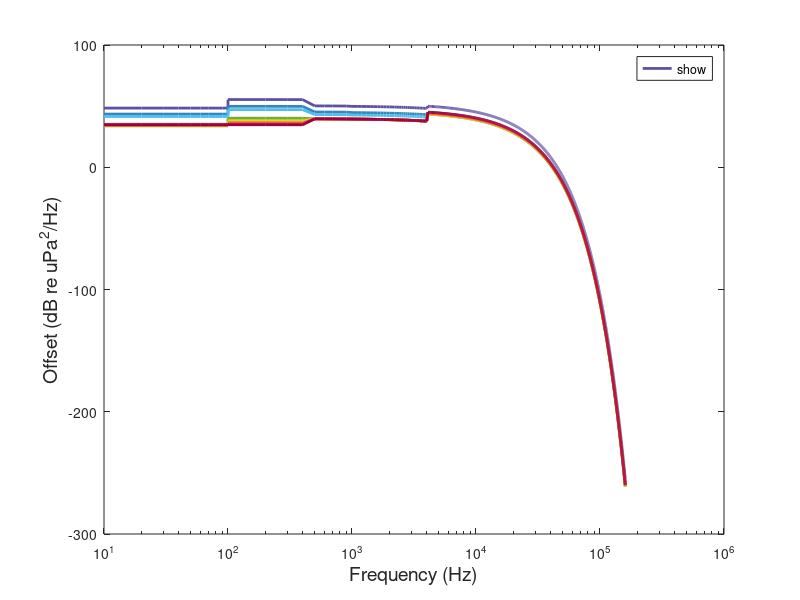
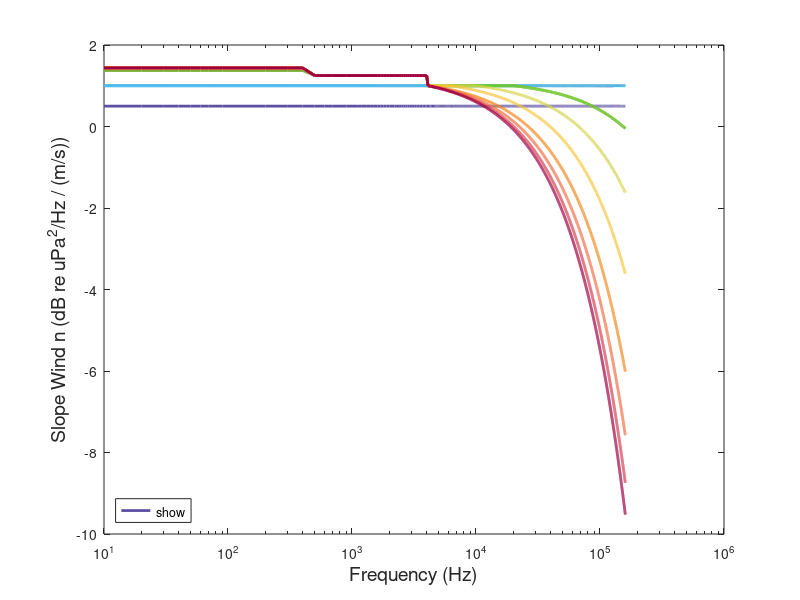
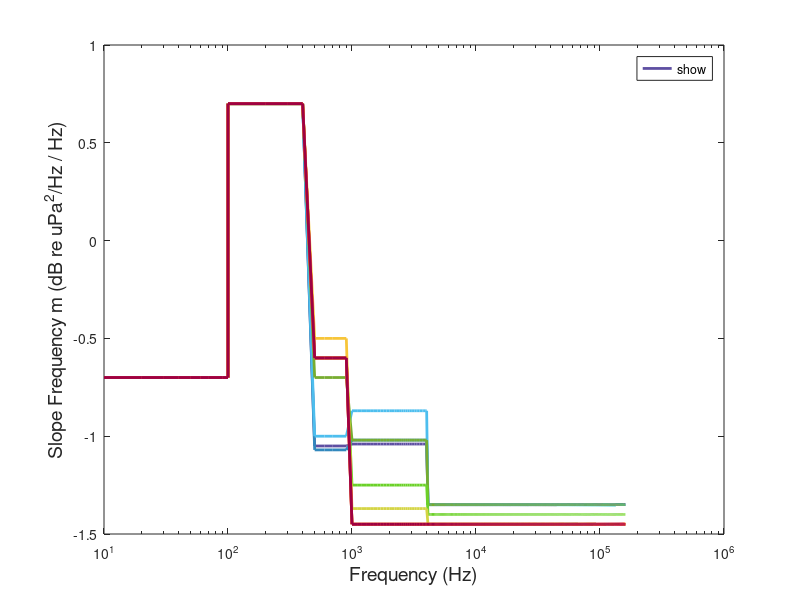
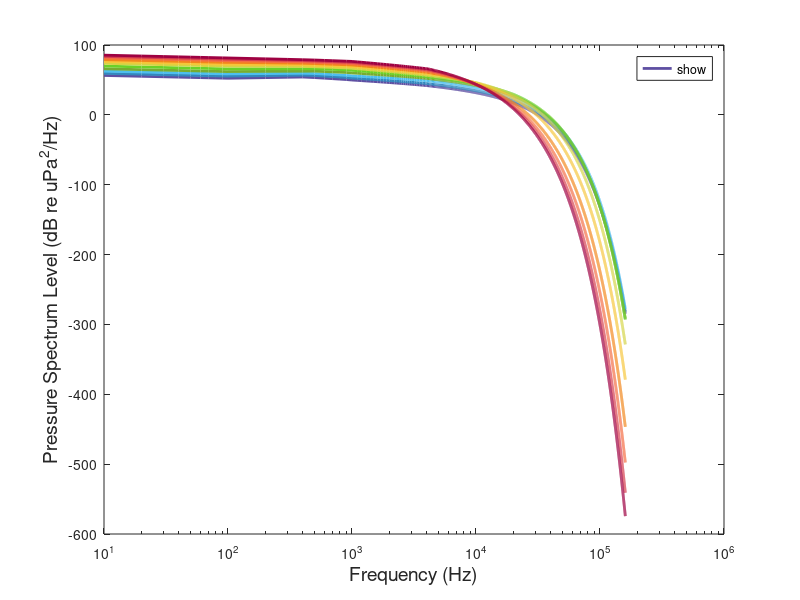

The MATLAB script that drew these images, in order: (Note: this script raises an error after producing the figures.)
%Ambient Noise Curve
%Knudsen7 extends to 20 Hz 
%knudsen6 ends at 100 Hz
%With Acknowldegement to Donald Ross and Gordon Wenz
%J Hildebrand 1-26-2008, 1-2020, 10-2020, 11-2020
%
clear all;
depth = 4000;
% knudsen5 was  % aof = 10; bof = 100; a = 0; b = 400;
aof = 5; bof = 100; a = 2; b = 400;
off = 50 + a*exp(-depth/b); % pure depth dependence
% frequency in kHz
fm = .01 : .01 : .1; % 10 Hz steps 10 Hz - 100 Hz
f = .1 : .1 : 160; % 100 Hz steps 100 Hz - 100 kHz
fp = [fm,f]; % frequency for plots
% x = 100:100000;
% y = ones(size(x));
% semilogx(x,y);
% hold on;
% grid on;
ms = [1, 2.5, 4.5, 6.7, 9.4, 12.3, 15.5, 19, 22.6, 26.5, 30.5];
lms = log10(ms);
ss = [.5, 1,2,3,4,5,6,7,8,9, 10];
beau = [1,2,3,4,5,6,7,8,9,10,11];
fWi = [100, 500, 1000, 5000, 10000, 20000, 30000, 100000];
nl = zeros(length(ms),length(f));
%color scale for plots
C = [0.368627450980392,0.309803921568627,0.635294117647059;...
    0.196078431372549,0.533333333333333,0.741176470588235;...
    0.301960784313725, 0.745098039215686, 0.933333333333333;...
    0.466666666666667, 0.674509803921569, 0.188235294117647;...
    0.419607843137255, 0.819607843137255, 0.156862745098039;...
    0.831372549019608, 0.831372549019608, 0.266666666666667;...
    0.968627450980392, 0.772549019607843, 0.223529411764706;...
    0.949019607843137, 0.525490196078431, 0.105882352941176;...
    0.956862745098039, 0.427450980392157, 0.262745098039216;...
    0.835294117647059, 0.243137254901961, 0.309803921568627;...
    0.619607843137255, 0.00392156862745098, 0.258823529411765;...
    0.498039215686275, 0.870588235294118, 0.235294117647059];
%%
% Model for Knudson curves 10 Hz - 100 Hz
n = 0.5; m= -1;  off = off -8.;
for iw = 1 % wind less than 1 m/s
    for iifm = 1:10 % freq 10-100 Hz in 10 Hz steps
        ofac = exp(-depth/bof)*aof*(12-iifm/10)/12; % depth and frequency
        nlm(iw,iifm) = ofac + off+6.4 + (n*20* log10(ms(iw))) + 4 *m* log10(fm(iifm)) ;
        osavem(iw,iifm) = ofac + off+6.4;
        nsavem(iw,iifm) = n;
        msavem(iw,iifm) = m * 7 / 10;
    end
end
n = 1; 
for iw = 2 % wind 1 - 2.5 m/s
    for iifm = 1:10 % freq 100-400 Hz
        ofac = exp(-depth/bof)*aof*(12- iifm/10)/12;
        nlm(iw,iifm) = ofac + off+1.5 + (n*20* log10(ms(iw))) + 4 *m* log10(fm(iifm)) ;
        osavem(iw,iifm) = ofac + off+1.5 ;
        nsavem(iw,iifm) = n;
        msavem(iw,iifm) = m * 7 / 10;
    end
   
end
n = 1; 
for iw = 3 % wind 2.5 - 4.5 m/s
    for iifm = 1:10 % freq 100-400 Hz
        ofac = exp(-depth/bof)*aof*(12- iifm/10)/12;
        nlm(iw,iifm) = ofac + off-0.5 + (n*20* log10(ms(iw))) + 4 *m* log10(fm(iifm)) ; 
        osavem(iw,iifm) = ofac + off-0.5 ;
        nsavem(iw,iifm) = n;
        msavem(iw,iifm) = m * 7 / 10;
    end
   
end
n = 1.25;  off = off - 10;
for iw = 4 % wind 4.5 - 6.7 m/s
    for iifm = 1:10 % 100-400 Hz
        ofac = exp(-depth/bof)*aof*(12- iifm/10)/12;
        nlm(iw,iifm) = ofac + off+3.2 + (n *22* log10(ms(iw))) +4 *m* log10(fm(iifm)) ; %m=1
        osavem(iw,iifm) = ofac + off+3.2 ;
        nsavem(iw,iifm) = n * 22 /20;
        msavem(iw,iifm) = m * 7 / 10;
    end
   
end
n=1.25;
for iw = 5 % wind 6.7 - 9.4 m/s
    for iifm = 1:10 % 100-400 Hz
        ofac = exp(-depth/bof)*aof*(12- iifm/10)/12;
        nlm(iw,iifm) = ofac + off+1.83 + (n *23* log10(ms(iw))) + 4 *m* log10(fm(iifm)) ; %m=1
        osavem(iw,iifm) = ofac + off+1.83 ;
        nsavem(iw,iifm) = n * 23 /20;
        msavem(iw,iifm) = m * 7 / 10;
    end
    
end
n=1.25; 
for iw = 6 % wind 9.4 - 12.3 m/s
    for iifm = 1:10 % 100-400 Hz
        ofac = exp(-depth/bof)*aof*(12- iifm/10)/12;
        nlm(iw,iifm) = ofac + off+2.4 + (n *23* log10(ms(iw))) + 4 *m* log10(fm(iifm)) ; %m=1
        osavem(iw,iifm) = ofac + off+2.4;
        nsavem(iw,iifm) = n* 23/20;
        msavem(iw,iifm) = m * 7 / 10;
    end
   
end
n=1.25; 
for iw = 7 % wind > than 12 m/s
    for iifm = 1:10 % 100-400 Hz
        ofac = exp(-depth/bof)*aof*(12- iifm/10)/12;
        nlm(iw,iifm) = ofac + off+2.18 + (n *23* log10(ms(iw))) + 4 *m* log10(fm(iifm)) ; %m=1
        osavem(iw,iifm) = ofac + off+2.18 ;
        nsavem(iw,iifm) = n* 23/20;
        msavem(iw,iifm) = m * 7 / 10;
    end
    
end
n=1.25; 
for iw = 8 % wind > than 12 m/s
    for iifm = 1:10 % 100-400 Hz
        ofac = exp(-depth/bof)*aof*(12- iifm/10)/12;
        nlm(iw,iifm) = ofac + off+2.27 + (n *23* log10(ms(iw))) + 4 *m* log10(fm(iifm)) ; %m=1
        osavem(iw,iifm) = ofac + off+2.27 ;
        nsavem(iw,iifm) = n* 23/20;
        msavem(iw,iifm) = m * 7 / 10;
    end
   
end
n=1.25; 
for iw = 9 % wind > than 12 m/s
    for iifm = 1:10 % 100-400 Hz
        ofac = exp(-depth/bof)*aof*(12- iifm/10)/12;
        nlm(iw,iifm) = ofac + off+2.54 + (n *23* log10(ms(iw))) + 4 *m* log10(fm(iifm)) ; %m=1
        osavem(iw,iifm) = ofac + off+2.54 ;
        nsavem(iw,iifm) = n * 23/20;
        msavem(iw,iifm) = m * 7 / 10;
    end
   
end
n=1.25; 
for iw = 10 % wind > than 12 m/s
    for iifm = 1:10 % 100-400 Hz
        ofac = exp(-depth/bof)*aof*(12- iifm/10)/12;
        nlm(iw,iifm) = ofac + off+2.72 + (n *23* log10(ms(iw))) + 4 *m* log10(fm(iifm)) ; %m=1
        osavem(iw,iifm) = ofac + off+2.72 ;
        nsavem(iw,iifm) = n * 23/20;
        msavem(iw,iifm) = m * 7 / 10;
    end
    
end
n=1.25; 
for iw = 11 % wind > than 12 m/s
    for iifm = 1:10 % 100-400 Hz
        ofac = exp(-depth/bof)*aof*(12-iifm/10)/12;
        nlm(iw,iifm) = ofac + off+2.8 + (n *23* log10(ms(iw))) + 4 *m* log10(fm(iifm)) ; %m=1
        osavem(iw,iifm) = ofac + off+2.8 ;
        nsavem(iw,iifm) = n * 23/20;
        msavem(iw,iifm) = m * 7 / 10;
    end
end
%%
% Model for Knudson curves 100 Hz - 100 kHz
n = 0.5; m= 1;  off = off +18.;
for iw = 1 % wind less than 1 m/s
    for iif = 1:4 % freq 100-400 Hz
        ofac = exp(-depth/bof)*aof*(12-iif)/12; % depth and frequency
        nl(iw,iif) = ofac + off+5.4 + (n*20* log10(ms(iw))) + 3 *m* log10(f(iif)) ; 
        osave(iw,iif+iifm) = ofac + off+5.4;
        nsave(iw,iif+iifm) = n;
        msave(iw,iif+iifm) = m * 7 / 10;
    end
    for iif = 5:9 % 500-900 Hz
        ofac = exp(-depth/bof)*aof*(12-iif)/12;
        nl(iw,iif) = ofac + off+0.3 + (n*20* log10(ms(iw))) -  10.5*m* log10(f(iif)) ; %9.5
        osave(iw,iif+iifm) = ofac + off+0.3;
        nsave(iw,iif+iifm) = n;
        msave(iw,iif+iifm) = - m * 10.5 / 10;
    end
    for iif = 10:40 %  1000 Hz - 4000 Hz
        if iif < 13
            ofac = exp(-depth/bof)*aof*(12-iif)/12;
        end
        nl(iw,iif) = ofac+ off+0.1 + (n*20* log10(ms(iw))) - 10.4 *m* log10(f(iif)) ; %m = 1.6
        osave(iw,iif+iifm) = ofac + off+0.1;
        nsave(iw,iif+iifm) = n;
        msave(iw,iif+iifm) = - m * 10.4 / 10;
    end
    for iif = 41:100 %  4100 Hz - 10000 Hz
        nl(iw,iif) = off+2 + (n*20* log10(ms(iw))) - 13.5 *m* log10(f(iif)) ; %m = 1.6
        osave(iw,iif+iifm) = off+2;
        nsave(iw,iif+iifm) = n;
        msave(iw,iif+iifm) = - m * 13.5 / 10;
    end
    for iif = 101:length(f) % > 10000 Hz
        nl(iw,iif) = off+2 + (n*20* log10(ms(iw))) - 13.5 *m* log10(f(iif)) ; %m = 1.6
        osave(iw,iif+iifm) = off+2;
        nsave(iw,iif+iifm) = n;
        msave(iw,iif+iifm) = - m * 13.5 / 10;
    end
end
n = 1; m= 1; 
for iw = 2 % wind 1 - 2.5 m/s
    for iif = 1:4 % freq 100-400 Hz
        ofac = exp(-depth/bof)*aof*(12-iif)/12;
        nl(iw,iif) = ofac + off-0.14 + (n*20* log10(ms(iw))) + 2.3 *m* log10(f(iif)) ; 
        osave(iw,iif+iifm) = ofac + off-0.14 ;
        nsave(iw,iif+iifm) = n;
        msave(iw,iif+iifm) = m * 7 / 10;
    end
    for iif = 5:9 % 500-900 Hz
        ofac = exp(-depth/bof)*aof*(12-iif)/12;
        nl(iw,iif) = ofac + off-4.7 + (n*20* log10(ms(iw))) - 10.7*m* log10(f(iif)) ;%11.5
        osave(iw,iif+iifm) = ofac + off - 4.7 ;
        nsave(iw,iif+iifm) = n;
        msave(iw,iif+iifm) = - m * 10.7 / 10;
    end
    for iif = 10:40 %  1000 Hz - 4000 Hz
        if iif < 13
            ofac = exp(-depth/bof)*aof*(12-iif)/12;
        end
        nl(iw,iif) = ofac +off-5 + (n*20* log10(ms(iw))) - 10.2 *m* log10(f(iif)) ; %m = 1.6
        osave(iw,iif+iifm) = ofac + off-5 ;
        nsave(iw,iif+iifm) = n;
        msave(iw,iif+iifm) = - m * 10.2 / 10;
    end
    for iif = 41:100 %  4100 Hz - 10000 Hz
        nl(iw,iif) = off-3 + (n*20* log10(ms(iw))) - 13.5 *m* log10(f(iif)) ; %m = 1.6
        osave(iw,iif+iifm) = off-3 ;
        nsave(iw,iif+iifm) = n;
        msave(iw,iif+iifm) = - m * 13.5 / 10;
    end
    for iif = 101:length(f) % > 10000 Hz
        nl(iw,iif) = off-3 + (n*20* log10(ms(iw))) - 13.5 *m* log10(f(iif)) ; %m = 1.6
        osave(iw,iif+iifm) = off-3 ;
        nsave(iw,iif+iifm) = n;
        msave(iw,iif+iifm) = - m * 13.5 / 10;
    end
end
n = 1; m= 1; 
for iw = 3 % wind 2.5 - 4.5 m/s
    for iif = 1:4 % freq 100-400 Hz
        ofac = exp(-depth/bof)*aof*(12-iif)/12;
        nl(iw,iif) = ofac + off-2.81 + (n*20* log10(ms(iw))) + 1.6 *m* log10(f(iif)) ; 
                osave(iw,iif+iifm) = ofac + off-2.81 ;
        nsave(iw,iif+iifm) = n;
        msave(iw,iif+iifm) = m * 7 / 10;
    end
    for iif = 5:9 % 500-900 Hz
        ofac = exp(-depth/bof)*aof*(12-iif)/12;
        nl(iw,iif) = ofac + off-6.8 + (n*20* log10(ms(iw))) - 10*m* log10(f(iif)) ;%9.3
        osave(iw,iif+iifm) = ofac + off-6.8 ;
        nsave(iw,iif+iifm) = n;
        msave(iw,iif+iifm) = - m * 10 / 10;
    end
    for iif = 10:40 %  1000 Hz - 4000 Hz
        if iif < 13
            ofac = exp(-depth/bof)*aof*(12-iif)/12;
        end
        nl(iw,iif) = ofac +off-7 + (n*20* log10(ms(iw))) - 8.7 *m* log10(f(iif)) ; %m = 1.6
        osave(iw,iif+iifm) = ofac + off-7 ;
        nsave(iw,iif+iifm) = n;
        msave(iw,iif+iifm) = - m * 8.7 / 10;
    end
    for iif = 41:100 %  4100 Hz - 10000 Hz
        nl(iw,iif) = off-4 + (n*20* log10(ms(iw))) - 13.5 *m* log10(f(iif)) ; %m = 1.6
        osave(iw,iif+iifm) = off-4 ;
        nsave(iw,iif+iifm) = n;
        msave(iw,iif+iifm) = - m * 13.5 / 10;
    end
    for iif = 101:length(f) % > 10000 Hz
        nl(iw,iif) = off-4. + (n*20* log10(ms(iw))) - 13.5 *m* log10(f(iif)) ; %m = 1.6
        osave(iw,iif+iifm) = off-4 ;
        nsave(iw,iif+iifm) = n;
        msave(iw,iif+iifm) = - m * 13.5 / 10;
    end
end
n = 1.25; m= 1; off = off - 10;
for iw = 4 % wind 4.5 - 6.7 m/s
    for iif = 1:4 % 100-400 Hz
        ofac = exp(-depth/bof)*aof*(12-iif)/12;
        nl(iw,iif) = ofac + off+0.18 + (n *22* log10(ms(iw))) + 0.9 *m* log10(f(iif)) ; %m=1
        osave(iw,iif+iifm) = ofac + off+0.18 ;
        nsave(iw,iif+iifm) = n * 22 /20;
        msave(iw,iif+iifm) = m * 7 / 10;
    end
    for iif = 5:9 % 500-900 Hz
        ofac = exp(-depth/bof)*aof*(12-iif)/12;
        nl(iw,iif) = ofac + off-0.1 + (n *20* log10(ms(iw))) -  7*m* log10(f(iif)) ;%7.5
        osave(iw,iif+iifm) = ofac + off-0.1 ;
        nsave(iw,iif+iifm) = n;
        msave(iw,iif+iifm) = - m * 7 / 10;
    end
    for iif = 10:40 % 1000 Hz - 4000 Hz
        if iif < 13
            ofac = exp(-depth/bof)*aof*(12-iif)/12;
        end
        nl(iw,iif) = ofac +off-0.4 + (n *20* log10(ms(iw))) - 10.2 *m* log10(f(iif)) ; %m = 1.6
        osave(iw,iif+iifm) = ofac + off-0.4 ;
        nsave(iw,iif+iifm) = n;
        msave(iw,iif+iifm) = - m * 10.2 / 10;
    end
    n = 1.0;
    for iif = 41:200 % 4100 Hz - 20000 Hz
        nl(iw,iif) = off+5.75 + (n *20* log10(ms(iw))) - 13.5 *m* log10(f(iif)) ; %m = 1.6
        osave(iw,iif+iifm) = off+5.75 ;
        nsave(iw,iif+iifm) = n;
        msave(iw,iif+iifm) = - m * 13.5 / 10;
    end
    for iif = 201:length(f) % 20000 Hz - 100000 Hz
        nfac = (depth/1000+ 0.04*exp(-depth/400))*0.3*n*(iif-201)/length(f);
        nl(iw,iif) = off+5.7 + ((n - nfac) *20* log10(ms(iw))) - 13.5 *m* log10(f(iif));%m = 1.6
        osave(iw,iif+iifm) = off+5.7 ;
        nsave(iw,iif+iifm) = n-nfac;
        msave(iw,iif+iifm) = - m * 13.5 / 10;
    end
end
n=1.25; m= 1; 
for iw = 5 % wind 6.7 - 9.4 m/s
    for iif = 1:4 % 100-400 Hz
        ofac = exp(-depth/bof)*aof*(12-iif)/12;
        nl(iw,iif) = ofac + off-1.9 + (n *23* log10(ms(iw))) + 0.2 *m* log10(f(iif)) ; %m=1
        osave(iw,iif+iifm) = ofac + off-1.9 ;
        nsave(iw,iif+iifm) = n * 23 /20;
        msave(iw,iif+iifm) = m * 7 / 10;
    end
    for iif = 5:9 % 500-900 Hz
        ofac = exp(-depth/bof)*aof*(12-iif)/12;
        nl(iw,iif) = ofac + off+0 + (n *20* log10(ms(iw))) - 6*m* log10(f(iif)) ;%5
        osave(iw,iif+iifm) = ofac + off ;
        nsave(iw,iif+iifm) = n;
        msave(iw,iif+iifm) = - m * 6 / 10;
    end
    for iif = 10:40 % 1000 Hz - 4000 Hz
        if iif < 13
            ofac = exp(-depth/bof)*aof*(12-iif)/12;
        end
        nl(iw,iif) = ofac +off-0.3 + (n *20* log10(ms(iw))) - 12.5 *m* log10(f(iif)) ; %m = 1.6
        osave(iw,iif+iifm) = ofac + off-0.3 ;
        nsave(iw,iif+iifm) = n;
        msave(iw,iif+iifm) = - m * 12.5 / 10;
    end
    n = 1.0;
    for iif = 41:200 % 4100 Hz - 20000 Hz
        nl(iw,iif) = off+5.5 + (n *20* log10(ms(iw))) - 14 *m* log10(f(iif)) ; %m = 1.6
        osave(iw,iif+iifm) = off+5.5 ;
        nsave(iw,iif+iifm) = n;
        msave(iw,iif+iifm) = - m * 14 / 10;
    end
    for iif = 201:length(f) % 20000 Hz - 100000 Hz
        nfac = (depth/1000+ 0.08*exp(-depth/400))*0.3*n*(iif-201)/length(f);
        nl(iw,iif) = off+5.5 + ((n - nfac) *20* log10(ms(iw))) - 14 *m* log10(f(iif));%m = 1.6
        osave(iw,iif+iifm) = off+5.5 ;
        nsave(iw,iif+iifm) = n-nfac;
        msave(iw,iif+iifm) = - m * 14 / 10;
    end
end
n=1.25; m= 1; 
for iw = 6 % wind 9.4 - 12.3 m/s
    for iif = 1:4 % 100-400 Hz
        ofac = exp(-depth/bof)*aof*(12-iif)/12;
        nl(iw,iif) = ofac + off-2.10 + (n *23* log10(ms(iw))) - 0.5 *m* log10(f(iif)) ; %m=1
        osave(iw,iif+iifm) = ofac + off-2.10;
        nsave(iw,iif+iifm) = n* 23/20;
        msave(iw,iif+iifm) = m * 7 / 10;
    end
    for iif = 5:9 % 500-900 Hz
        ofac = exp(-depth/bof)*aof*(12-iif)/12;
        nl(iw,iif) = ofac + off-0.12 + (n *20* log10(ms(iw))) - 6*m* log10(f(iif)) ;
        osave(iw,iif+iifm) = ofac + off-0.12 ;
        nsave(iw,iif+iifm) = n;
        msave(iw,iif+iifm) = - m * 6 / 10;
    end
    for iif = 10:40 % 1000 Hz - 4000 Hz
        if iif < 13
            ofac = exp(-depth/bof)*aof*(12-iif)/12;
        end
        nl(iw,iif) = ofac +off-0.3 + (n *20* log10(ms(iw))) - 13.7 *m* log10(f(iif)) ; %m = 1.6
        osave(iw,iif+iifm) = ofac + off-0.3 ;
        nsave(iw,iif+iifm) = n;
        msave(iw,iif+iifm) = - m * 13.7 / 10;
    end
    n = 1.0;
    for iif = 41:100 % 4100 Hz - 10000 Hz
        nl(iw,iif) = off+5.6 + (n *20* log10(ms(iw))) - 14.5 *m* log10(f(iif)) ; %m = 1.6
        osave(iw,iif+iifm) =  off+5.6 ;
        nsave(iw,iif+iifm) = n;
        msave(iw,iif+iifm) = - m * 14.5 / 10;
    end
    for iif = 101:length(f) % 10000 Hz - 100000 Hz
        nfac = (depth/1000+ 0.17*exp(-depth/400))*0.7*n*(iif-101)/length(f);
        nl(iw,iif) = off+5.65 + ((n - nfac) *20* log10(ms(iw))) - 14.5 *m* log10(f(iif)); %m = 1.6
        osave(iw,iif+iifm) = off+5.65 ;
        nsave(iw,iif+iifm) = n-nfac;
        msave(iw,iif+iifm) = - m * 14.5 / 10;
        %  no wind dependence > 10 kHz for > 15 m/s
    end
end
n=1.25; m= 1; 
for iw = 7 % wind > than 12 m/s
    for iif = 1:4 % 100-400 Hz
        ofac = exp(-depth/bof)*aof*(12-iif)/12;
        nl(iw,iif) = ofac + off-3.02 + (n *23* log10(ms(iw))) - 1.2 *m* log10(f(iif)) ; %m=1
        osave(iw,iif+iifm) = ofac + off-3.02 ;
        nsave(iw,iif+iifm) = n* 23/20;
        msave(iw,iif+iifm) = m * 7 / 10;
    end
    for iif = 5:9 % 500-900 Hz
        ofac = exp(-depth/bof)*aof*(12-iif)/12;
        nl(iw,iif) = ofac + off-.3 + (n *20* log10(ms(iw))) - 5*m* log10(f(iif)) ;
        osave(iw,iif+iifm) = ofac + off-0.3 ;
        nsave(iw,iif+iifm) = n;
        msave(iw,iif+iifm) = - m * 5 / 10;
    end
    for iif = 10:40 % 1000 Hz - 4000 Hz
        if iif < 13
            ofac = exp(-depth/bof)*aof*(12-iif)/12;
        end
        nl(iw,iif) = ofac +off-.3 + (n *20* log10(ms(iw))) - 14.5 *m* log10(f(iif)) ; %m = 1.6
        osave(iw,iif+iifm) = ofac + off-0.3 ;
        nsave(iw,iif+iifm) = n;
        msave(iw,iif+iifm) = - m * 14.5 / 10;
    end
    n = 1.0;
    for iif = 41:61 % 4100 Hz - 6000 Hz
        nl(iw,iif) = off+5.75 + (n *20* log10(ms(iw))) - 14.5 *m* log10(f(iif)) ; %m = 1.6
        osave(iw,iif+iifm) = off+5.75 ;
        nsave(iw,iif+iifm) = n;
        msave(iw,iif+iifm) = - m * 14.5 / 10;
    end
    for iif = 62:length(f) % 6000 Hz - 100000 Hz
        nfac(iif) = (depth/1000+ 0.24*exp(-depth/400))*1.2*n*(iif-62)/(length(f));
        nl(iw,iif) = off+5.85 + ((n - nfac(iif)) *20* log10(ms(iw))) - 14.5 *m* log10(f(iif)) ; %m = 1.6
        osave(iw,iif+iifm) = off+5.85 ;
        nsave(iw,iif+iifm) = n-nfac(iif);
        msave(iw,iif+iifm) = - m * 14.5 / 10;
    end
end
n=1.25; m= 1; 
for iw = 8 % wind > than 12 m/s
    for iif = 1:4 % 100-400 Hz
        ofac = exp(-depth/bof)*aof*(12-iif)/12;
        nl(iw,iif) = ofac + off-3.54 + (n *23* log10(ms(iw))) - 1.9 *m* log10(f(iif)) ; %m=1
        osave(iw,iif+iifm) = ofac + off-3.54 ;
        nsave(iw,iif+iifm) = n* 23/20;
        msave(iw,iif+iifm) = m * 7 / 10;
    end
    for iif = 5:9 % 500-900 Hz
        ofac = exp(-depth/bof)*aof*(12-iif)/12;
        nl(iw,iif) = ofac + off-.3 + (n *20* log10(ms(iw))) - 6*m * log10(f(iif)) ;
        osave(iw,iif+iifm) = ofac + off-0.3 ;
        nsave(iw,iif+iifm) = n;
        msave(iw,iif+iifm) = - m * 6 / 10;
    end
    for iif = 10:40 % 1000 Hz - 4000 Hz
        if iif < 13
            ofac = exp(-depth/bof)*aof*(12-iif)/12;
        end
        nl(iw,iif) = ofac +off-.3 + (n *20* log10(ms(iw))) - 14.5 *m* log10(f(iif)) ; %m = 1.6
        osave(iw,iif+iifm) = ofac + off-0.3 ;
        nsave(iw,iif+iifm) = n;
        msave(iw,iif+iifm) = - m * 14.5 / 10;
    end
    n = 1.0;
    for iif = 41:length(f) % 4100 Hz - 100000 Hz
        nfac(iif) = (0.6*exp(-depth/400) + depth/1000)*1.8*n*(iif-41)/(length(f));
        nl(iw,iif) = off+6.1 + ((n - nfac(iif)) *20* log10(ms(iw))) - 14.5 *m* log10(f(iif)) ; %m = 1.6
        osave(iw,iif+iifm) =  off+6.1 ;
        nsave(iw,iif+iifm) = n - nfac(iif);
        msave(iw,iif+iifm) = - m * 14.5 / 10;
        %  no wind dependence > 10 kHz for > 15 m/s
    end
end
n=1.25; m= 1; 
for iw = 9 % wind > than 12 m/s
    for iif = 1:4 % 100-400 Hz
        ofac = exp(-depth/bof)*aof*(12-iif)/12;
        nl(iw,iif) = ofac + off-4.06 + (n *23* log10(ms(iw))) - 2.6 *m* log10(f(iif)) ; %m=1
        osave(iw,iif+iifm) = ofac + off-4.06 ;
        nsave(iw,iif+iifm) = n * 23/20;
        msave(iw,iif+iifm) = m * 7 / 10;
    end
    for iif = 5:9 % 500-900 Hz
        ofac = exp(-depth/bof)*aof*(12-iif)/12;
        nl(iw,iif) = ofac + off-.3 + (n *20* log10(ms(iw))) - 6*m* log10(f(iif)) ;
        osave(iw,iif+iifm) = ofac + off-0.3 ;
        nsave(iw,iif+iifm) = n;
        msave(iw,iif+iifm) = - m * 6 / 10;
    end
    for iif = 10:40 % 1000 Hz - 4000 Hz
        if iif < 13
            ofac = exp(-depth/bof)*aof*(12-iif)/12;
        end
        nl(iw,iif) = ofac +off-.3 + (n *20* log10(ms(iw))) - 14.5 *m* log10(f(iif)) ; %m = 1.6
        osave(iw,iif+iifm) = ofac + off-0.3 ;
        nsave(iw,iif+iifm) = n;
        msave(iw,iif+iifm) = - m * 14.5 / 10;
    end
    n= 1.0;
    for iif = 41:length(f) % 4100 Hz - 100000 Hz
        nfac(iif) = (depth/1000+ 1*exp(-depth/400))*2.2*n*(iif-41)/(length(f));
        nl(iw,iif) = off+6.4 + ((n - nfac(iif)) *20* log10(ms(iw))) - 14.5 *m* log10(f(iif)) ; %m = 1.6
        osave(iw,iif+iifm) = off+6.4 ;
        nsave(iw,iif+iifm) = n - nfac(iif);
        msave(iw,iif+iifm) = - m * 14.5 / 10;
        %  no wind dependence > 10 kHz for > 15 m/s
    end
end
n=1.25; m= 1; 
for iw = 10 % wind > than 12 m/s
    for iif = 1:4 % 100-400 Hz
        ofac = exp(-depth/bof)*aof*(12-iif)/12;
        nl(iw,iif) = ofac + off-4.58 + (n *23* log10(ms(iw))) - 3.3 *m* log10(f(iif)) ; %m=1
        osave(iw,iif+iifm) = ofac + off-4.58 ;
        nsave(iw,iif+iifm) = n * 23/20;
        msave(iw,iif+iifm) = m * 7 / 10;
    end
    for iif = 5:9 % 500-900 Hz
        ofac = exp(-depth/bof)*aof*(12-iif)/12;
        nl(iw,iif) = ofac + off-.3 + (n *20* log10(ms(iw))) - 6*m* log10(f(iif)) ;
        osave(iw,iif+iifm) = ofac + off-0.3 ;
        nsave(iw,iif+iifm) = n;
        msave(iw,iif+iifm) = - m * 6 / 10;
    end
    for iif = 10:40 % 1000 Hz - 4000 Hz
        if iif < 13
            ofac = exp(-depth/bof)*aof*(12-iif)/12;
        end
        nl(iw,iif) = ofac +off-.3 + (n *20* log10(ms(iw))) - 14.5 *m* log10(f(iif)) ; %m = 1.6
        osave(iw,iif+iifm) = ofac + off-0.3 ;
        nsave(iw,iif+iifm) = n;
        msave(iw,iif+iifm) = - m * 14.5 / 10;
    end
    n=1.0;
    for iif = 41:length(f) % 4100 Hz - 100000 Hz
        nfac(iif) = (depth/1000+ 1.6*exp(-depth/400))*2.5*n*(iif-41)/(length(f));
        nl(iw,iif) = off+6.85 + ((n - nfac(iif)) *20* log10(ms(iw))) - 14.5 *m* log10(f(iif)) ; %m = 1.6
        osave(iw,iif+iifm) = off+6.85 ;
        nsave(iw,iif+iifm) = n - nfac(iif);
        msave(iw,iif+iifm) = - m * 14.5 / 10;
        %  no wind dependence > 10 kHz for > 15 m/s
    end
end
n=1.25; m= 1; 
for iw = 11 % wind > than 12 m/s
    for iif = 1:4 % 100-400 Hz
        ofac = exp(-depth/bof)*aof*(12-iif)/12;
        nl(iw,iif) = ofac + off-5.2 + (n *23* log10(ms(iw)))  - 4 *m* log10(f(iif)) ; %m=1
        osave(iw,iif+iifm) = ofac + off-5.2 ;
        nsave(iw,iif+iifm) = n * 23/20;
        msave(iw,iif+iifm) = m * 7 / 10;
    end
    for iif = 5:9 % 500-900 Hz
        ofac = exp(-depth/bof)*aof*(12-iif)/12;
        nl(iw,iif) = ofac + off-.3 + (n *20* log10(ms(iw))) - 6*m* log10(f(iif)) ;
        osave(iw,iif+iifm) = ofac + off-0.3 ;
        nsave(iw,iif+iifm) = n;
        msave(iw,iif+iifm) = - m * 6 / 10;
    end
    for iif = 10:40 % 1000 Hz - 4000 Hz
        if iif < 13
            ofac = exp(-depth/bof)*aof*(12-iif)/12;
        end
        nl(iw,iif) = ofac +off-.3 + (n *20* log10(ms(iw))) - 14.5 *m* log10(f(iif)) ; %m = 1.6
        osave(iw,iif+iifm) = ofac + off-0.3 ;
        nsave(iw,iif+iifm) = n;
        msave(iw,iif+iifm) = - m * 14.5 / 10;
    end
    n = 1.0;
    for iif = 41:length(f) % 4100 Hz - 100000 Hz
        nfac(iif) = (depth/1000+ 1.8*exp(-depth/400))*2.7*n*(iif-41)/(length(f));
        nl(iw,iif) = off+7.15 + ((n - nfac(iif)) *20* log10(ms(iw))) - 14.5 *m* log10(f(iif)) ; %m = 1.6
        osave(iw,iif+iifm) = off+7.15 ;
        nsave(iw,iif+iifm) = n - nfac(iif);
        msave(iw,iif+iifm) = - m * 14.5 / 10;
        %  no wind dependence > 10 kHz for > 15 m/s
    end
end
%%
fp = [fm,f]; % frequency for plots
%
% depth dependance correction to Knudsen spectra
% eqn (3)->(4) from Kurahshi and Gratta 2007
% or similarly eqn (10)->(12) Short 2005 IEEE
% depth of hydrophone:
h = depth;   % [meters
% start,end step angle [rad]
ti = 0;
to = pi/2;
dt = to/90;
% alpha -> sound absorbtion coefficient
alpha = 0.036 * fp.^(3/2);    % [dB/km] f => [kHz]
alphah = alpha * h/1000;
eah = 10.^(-alphah/10);
% loop over angle (theta)
Joah = 0;
Joo= 0;
for t = ti:dt:to
    ct = cos(t);
    sct = sec(t);
    st = sin(t);
    po = ct * st;
    pc = po * eah.^sct;
    Joah = Joah + pc;
    Joo = Joo + po;
end
% depth dependance correction to Knudsen spectra
ddc = 10 .* log10(Joah ./ Joo); % depth dependent correction
oshort = ones(length(ms),1)*ddc; 
osave = osave + oshort; % add the depth dependent correction
osave(1:11,1:10) = osave(1:11,1:10) + osavem; %add the mid frequency
nsave(1:11,1:10) = nsave(1:11,1:10) + nsavem; %add the mid frequency
msave(1:11,1:10) = msave(1:11,1:10) + msavem; %add the mid frequency
%% Plots
% coefficient plots
Figoff = figure;
for i = 1 : length(beau)
semilogx(fp*1000,osave(i,:),'color',C(i,:),'LineWidth',2,...
        'DisplayName',['Beaufort ',num2str(beau(i))]);
    hold on
end
xlabel('Frequency (Hz)','FontSize',14);
ylabel('Offset (dB re uPa^2/Hz)','FontSize',14);
legend('show','Location','northeast')
%
Figslopewin = figure;
for i = 1 : length(beau)
semilogx(fp*1000,nsave(i,:),'color',C(i,:),'LineWidth',2,...
        'DisplayName',['Beaufort ',num2str(beau(i))]);
    hold on
end
xlabel('Frequency (Hz)','FontSize',14);
ylabel('Slope Wind n (dB re uPa^2/Hz / (m/s))','FontSize',14);
legend('show','Location','southwest')
%
Figslopefreq = figure;
for i = 1 : length(beau)
semilogx(fp*1000,msave(i,:),'color',C(i,:),'LineWidth',2,...
        'DisplayName',['Beaufort ',num2str(beau(i))]);
    hold on
end
xlabel('Frequency (Hz)','FontSize',14);
ylabel('Slope Frequency m (dB re uPa^2/Hz / Hz)','FontSize',14);
legend('show','Location','northeast')
%
kdp = [nlm,nl];% theoretical noise level with ss
kdp = kdp + + ones(length(ms),1)*ddc; % depth dependent correction
% plot Knudsen curves
FFig = figure;
for i = 1: length(beau)
    semilogx1=semilogx(1000*fp, kdp(i,:),'color',C(i,:),'LineWidth',2,...
        'DisplayName',['Beaufort ',num2str(beau(i))]);
    hold on
    %         semilogx(1000*f, kd(i,:),'LineWidth',2);
end
legend('show','Location','northeast')
xlabel('Frequency (Hz)','FontSize',14);
ylabel('Pressure Spectrum Level (dB re uPa^2/Hz)','FontSize',14);
ax = gca;
ax.YAxis.FontSize = 14; %for y-axis 
ax.XAxis.FontSize = 14; %for y-axis 
% i=5;
% semilogx(1000*f, kd(i,:),'k','LineWidth',2); % ss = 5 is log10(ms) = 1
% Thermal Noise curve
nt = zeros(1,length(fp));
for iif = 1:length(fp)
    nt(iif) = -15 + 20 * log10(fp(iif));
end
semilogx(1000*fp, nt,'k','LineWidth',2,...
    'DisplayName','Thermal Noise');
axis([10,100000,10,95]);
grid on
%
% %combine kdp and nt
for j = 1 : length(kdp(:,1))
    for i = 1 : length(nt)
        if kdp(j,i) < nt(i)
            kdp(j,i) = nt(i);
        end
    end
end
%
% % Wind speed curves
% N = length(fWi);
% % C = linspecer(N,'qualitative');
% C = linspecer(N,'sequential');
WFig = figure;
for i = 1 : length(fWi)
    if i < 6
        ci = i;
    else
        ci = i + 2;
    end
    plot(log10(ms),kdp(:,fWi(i)/100),'color',C(ci,:),'LineWidth',2,'DisplayName',...
        [num2str(fWi(i)),' Hz'])
%         plot(log10(ms),kd(:,fWi(i)/100),'LineWidth',2,...
%         'DisplayName', num2str(fWi(i)))
    hold on
    %     plot(log10(ms),kd(:,fWi(i)/100),'LineWidth',2)
end
xticks(lms); 
mss = {};
for i = 1 : length(ms)
    mss{i} = num2str(ms(i));
end
xticklabels(mss)
xtickangle(45)
legend('show','Location','northwest')
xlabel('Wind Speed (m/s)','FontSize',14);
ylabel('Pressure Spectrum Level (dB re uPa^2/Hz)','FontSize',14);
ax = gca;
ax.YAxis.FontSize = 14; %for y-axis
ax.XAxis.FontSize = 14; %for y-axis
% ax.XLim = ([0 1.5]);  % JAH was 0.5 mlogws
ax.YLim = ([20 80]);
grid on
%
ncol = zeros(11000,1);
x = ncol;
y = ncol;
ix = 1;
for i = 1 : length(ms)
    for j = 1 : length(f)
        x(ix) = ms(i);
        y(ix) = f(j);
        ncol(ix) = nl(i,j);
        ix = ix + 1;
    end
end
% %
% figure(FFig);
% %Nystuen for shallow water
% ref = ['Nystuen'];
% % just above ss3
% wdata = [7, 7];
% lwdata = log10(wdata);
% ndata = [62,46];
% fdata = [1000,10000];
% semilogx(fdata,ndata,':g','Linewidth',3);
% % just above ss2
% wdata = [5, 5];
% lwdata = log10(wdata);
% ndata = [58,42.5];
% fdata = [1000,10000];
% semilogx(fdata,ndata,':g','Linewidth',3);
% % just above ss1
% wdata = [3, 3];
% lwdata = log10(wdata);
% ndata = [54,38.5];
% fdata = [1000,10000];
% semilogx(fdata,ndata,':g','Linewidth',3);
% % legend('show')
% %Ross BTL 1954 For deep water
% % ref = ['Ross'];
% % % ss6
% % wdata = [15.5, 15.5];
% % lwdata = log10(wdata);
% % ndata = [68,51];
% % fdata = [1000,10000];
% % semilogx(fdata,ndata,':b','Linewidth',3);
% % % ss4
% % wdata = [9.4, 9.4];
% % lwdata = log10(wdata);
% % ndata = [64,46];
% % fdata = [1000,10000];
% % semilogx(fdata,ndata,':b','Linewidth',3);
% % % ss3
% % wdata = [6.7, 6.7];
% % lwdata = log10(wdata);
% % ndata = [61,43];
% % fdata = [1000,10000];
% % semilogx(fdata,ndata,':b','Linewidth',3);
% % % ss2
% % wdata = [4.5, 4.5];
% % lwdata = log10(wdata);
% % ndata = [58,40];
% % fdata = [1000,10000];
% % semilogx(fdata,ndata,':b','Linewidth',3);
% % % ss1
% % wdata = [2.5, 2.5];
% % lwdata = log10(wdata);
% % ndata = [54,35];
% % fdata = [1000,10000];
% % semilogx(fdata,ndata,':b','Linewidth',3);
% WFig = figure;
% % hold on
% 500 Hz
% txt = ['\leftarrow ',num2str(1)];
% text(0,53.5,txt)
% txt = ['\leftarrow ',num2str(2)];
% text(0.4,56.5,txt)
% txt = ['\leftarrow ',num2str(3)];
% text(0.65,60.6,txt)
% txt = ['\leftarrow ',num2str(4)];
% text(0.83,63.75,txt)
% txt = ['\leftarrow ',num2str(5)];
% text(0.97,66.53,txt)
% txt = ['\leftarrow ',num2str(6)];
% text(1.09,68.95,txt)
% txt = ['\leftarrow ',num2str(7)];
% text(1.19,70.96,txt)
% % mod 500 Hz
% txt = ['\leftarrow X'];% 3 d=1.5
% text(0.64,59.1,txt)
% txt = ['\leftarrow X'];% 4 d=1
% text(0.83,62.75,txt)
% txt = ['\leftarrow X'];% 5 d= 0.5
% text(0.97,66.03,txt)
% % 1000 Hz
% txt = ['\leftarrow ',num2str(1)];
% text(0,51.99,txt)
% txt = ['\leftarrow ',num2str(2)];
% text(0.4,54.95,txt)
% txt = ['\leftarrow ',num2str(3)];
% text(0.65,59.06,txt)
% txt = ['\leftarrow ',num2str(4)];
% text(0.83,62.24,txt)
% txt = ['\leftarrow ',num2str(5)];
% text(0.97,65.02,txt)
% txt = ['\leftarrow ',num2str(6)];
% text(1.09,67.44,txt)
% txt = ['\leftarrow ',num2str(7)];
% text(1.19,69.45,txt)
% mod 1000 Hz
% txt = ['\leftarrow *'];
% text(0.4,52.95,txt)
% txt = ['\leftarrow *'];
% text(0.65,56.06,txt)
% txt = ['\leftarrow *'];
% text(0.83,60.24,txt)
% txt = ['\leftarrow *'];
% text(0.97,64.02,txt)
% txt = ['\leftarrow *'];
% text(1.09,67,txt)
% % 5000 Hz
% txt = ['\leftarrow ',num2str(1)];
% text(0,42.49,txt)
% txt = ['\leftarrow ',num2str(2)];
% text(0.4,45.44,txt)
% txt = ['\leftarrow ',num2str(3)];
% text(0.65,49.55,txt)
% txt = ['\leftarrow ',num2str(4)];
% text(0.83,52.76,txt)
% txt = ['\leftarrow ',num2str(5)];
% text(0.97,55.1,txt)
% txt = ['\leftarrow ',num2str(6)];
% text(1.09,57.18,txt)
% txt = ['\leftarrow ',num2str(7)];
% text(1.19,59.34,txt)
% %20000 Hz
% txt = ['\leftarrow ',num2str(7)];
% text(1.19,49.8,txt)
% txt = ['\leftarrow o'];
% text(1.19,48.8,txt)
% txt = ['\leftarrow ',num2str(8)];
% text(1.279,51.5,txt)
% txt = ['\leftarrow o'];
% text(1.279,49.5,txt)
% txt = ['\leftarrow ',num2str(9)];
% text(1.354,49.28,txt)
% txt = ['\leftarrow o'];
% text(1.354,46.28,txt)
% %30000 Hz
% txt = ['\leftarrow ',num2str(9)];
% text(1.354,43.28,txt)
% txt = ['\leftarrow o'];
% text(1.354,39.28,txt)
% % txt = ['\leftarrow Freq ',num2str(fWi(1))];
% text(0.05,56,txt)
% linex = [.7 , .7];
% liney = [20, 80];
% plot(linex,liney,'Linewidth',3);
% linex = [1.2, 1.2];
% plot(linex,liney,'Linewidth',3);
